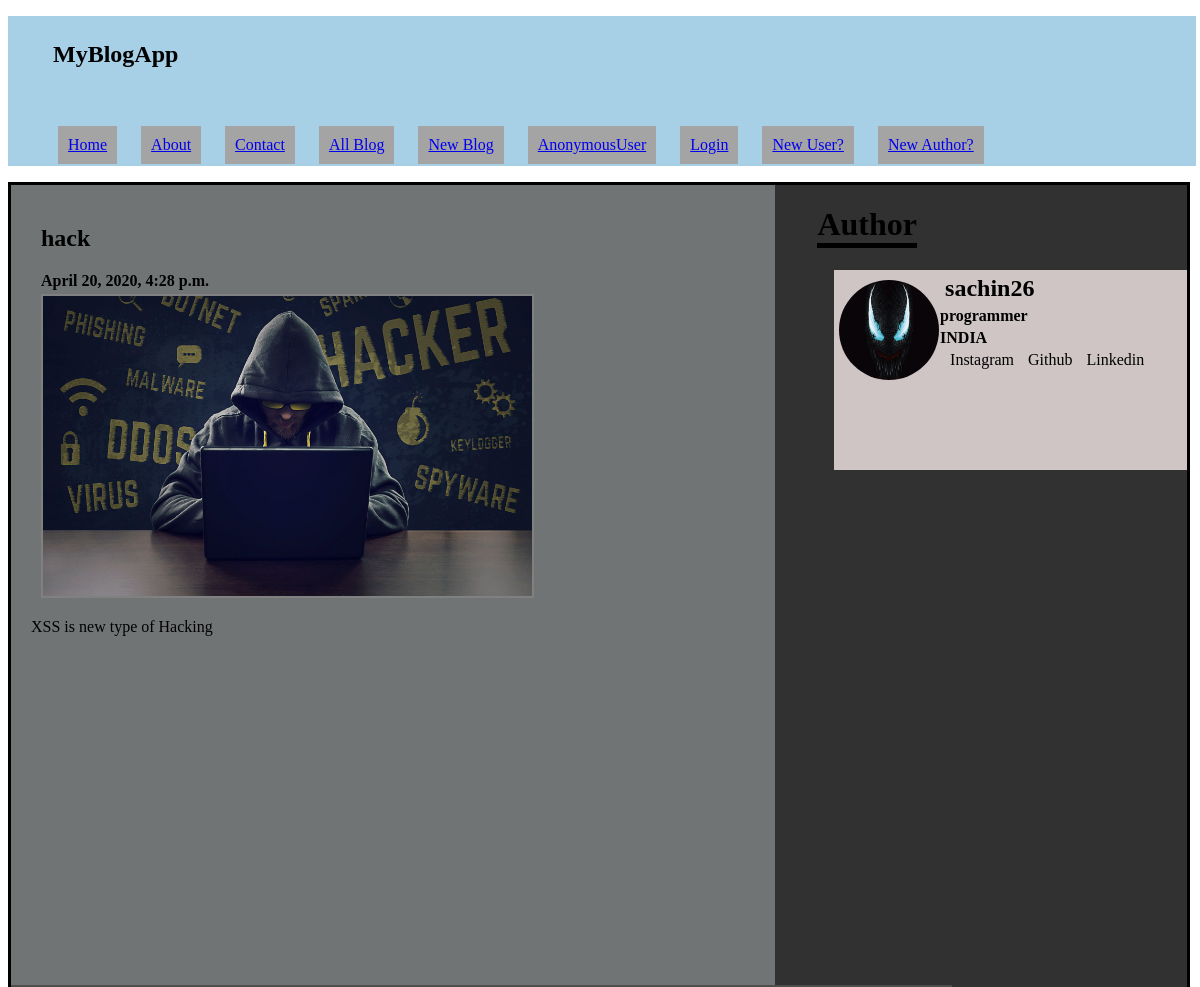
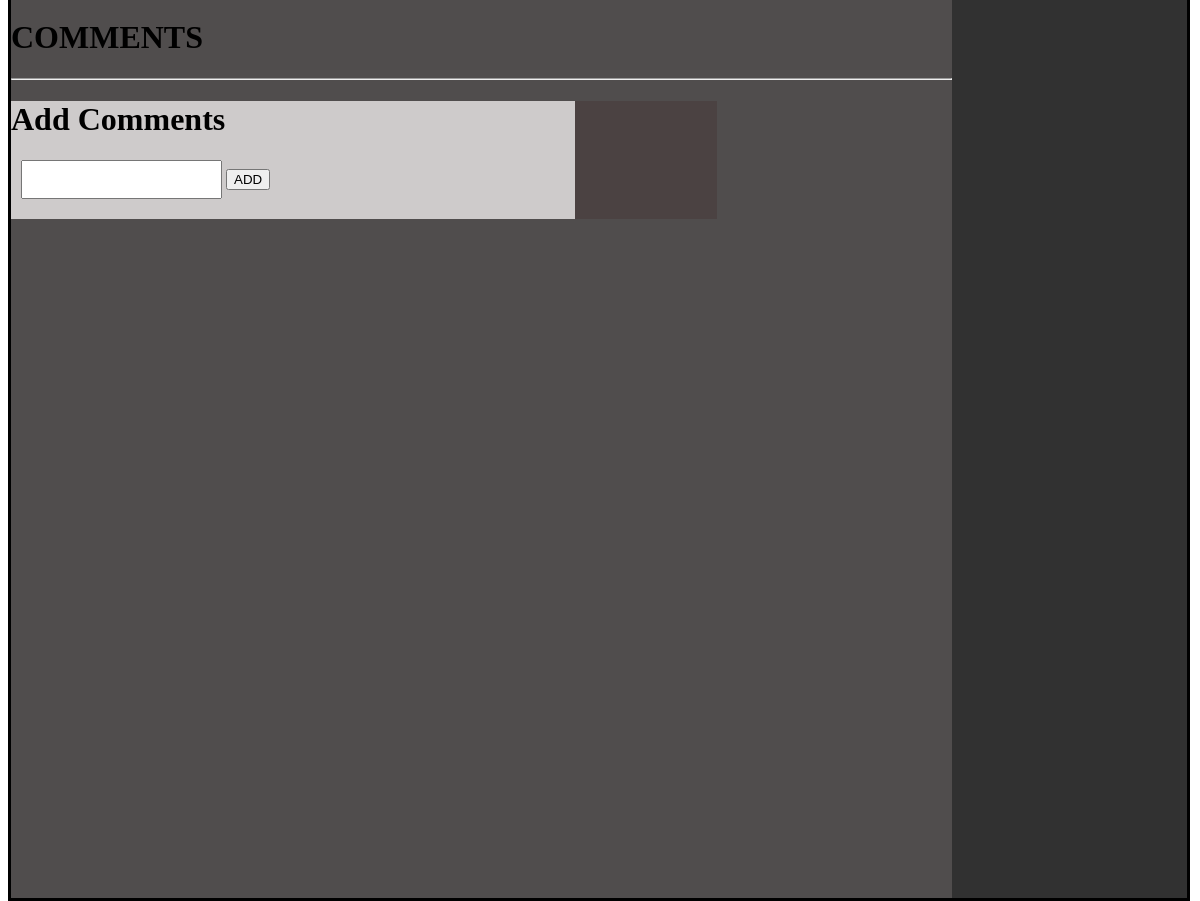
The page / on the database its author committed (2 pictures, top to bottom).
### blog_app/models.py (models this page shows, shortened)
class Article(models.Model):
    authorID = models.IntegerField(blank=True)
    author_name = models.CharField(blank=True,max_length=25)
    title = models.CharField(max_length=50)
    thumbnail = models.ImageField(upload_to='thumbnail_img/')
    upload_date = models.DateTimeField(blank=True,default=timezone.now)
    category = models.CharField(max_length=30)
    content = models.CharField(max_length=5000)
    accessible = models.BooleanField(blank=True,default=False)

class MyUser(AbstractBaseUser,PermissionsMixin):
    f_name = models.CharField(blank=True,max_length=20,null=True)
    s_name = models.CharField(blank=True,max_length=20,null=True)
    email = models.CharField(max_length=40, unique=True)
    username = models.CharField(max_length=25,unique=True)
    profile_pic = models.ImageField(upload_to='user_pic')
    date_joined = models.DateField(default=timezone.now)
    occupation = models.CharField(blank=True,max_length=50,null=True)
    country = models.CharField(blank=True,max_length=15,null=True)
    authorise = models.BooleanField(default=False)
    github_address = models.CharField(blank=True,max_length=50,null=True)
    linkedin_address = models.CharField(blank=True,max_length=30,null=True)
    is_active = models.BooleanField(default=True)
    is_author = models.BooleanField(default=False)
    is_user = models.BooleanField(default=False)
    is_staff = models.BooleanField(default=False)
    password = models.CharField(max_length=25)
    USERNAME_FIELD = 'email'
    REQUIRED_FIELDS = []
    objects = CustomUserManager()

### blog_app/views.py (the view)
# urls.py: path('', views.index),
def index(request):
    new_blog = Article.objects.last()
    author = MyUser.objects.get(id=new_blog.authorID,is_author=True)
    user = request.user
    cmts = UserComments.objects.filter(article_id=new_blog.id)
    replys = ReplyComments.objects.filter(article_id=new_blog.id)
    context = {'user':user,'new_blog':new_blog,'cmts':cmts,'replys':replys,'author':author}
    return render(request,'index.html',context)

### blog/templates/index.html (shortened to what this page needs)
<!DOCTYPE html>
{% load static %}
<html lang="en">
<head>
  <link rel="stylesheet" href="{% static 'style.css'%}">
</head>
<body>
<header>
<nav class="navbar navbar-expand-sm bg-light">
  <ul class="navbar-nav">
    <div class="web-title">
    <h2>MyBlogApp</h2><br>
  </div>
    <li class="nav-item">
      <a class="nav-link" href="\">Home</a>
    </li>
    <li class="nav-item">
      <a class="nav-link" href="#">About</a>
    </li>
    <li class="nav-item">
      <a class="nav-link" href="#">Contact</a>
    </li>
    <li class="nav-item">
      <a class="nav-link" href="all_blog">All Blog</a>
    </li>
    <li class="nav-item">
      <a class="nav-link" href="#">New Blog</a>
    </li>
    <li class="nav-item">
      <a class="nav-link" href="#">{{user}}</a>
    </li>
    {% if user.is_authenticated %}
    <li class="nav-item">
      <a class="nav-link" href="logout">Logout</a>
    </li>
    {% if user.is_author %}
    <li class="nav-item">
      <a class="nav-link" href="author_dashboard">DashBoard</a>
    </li>
    {% else %}
    <li class="nav-item">
      <a class="nav-link" href="/author_register">Are You Author?</a>
    </li>
    {%endif%}
    {%else%}
    <li class="nav-item">
      <a class="nav-link" href="login">Login</a>
    </li>
    <li class="nav-item">
      <a class="nav-link" href="/user_register">New User?</a>
    </li>
    <li class="nav-item">
      <a class="nav-link" href="/author_register">New Author?</a>
    </li>
    {%endif%}
  </ul>
</nav>
</header>
<div class="container">
  {% block body%}
  <div class="left-container">
    <div class="title">
    <h2>{{new_blog.title}}</h2>
    <h4>{{new_blog.upload_date}}</h4>
  </div>
    <div class="article">
      <div class="article-img"> <img src="/media/{{new_blog.thumbnail}}" alt="img"></div>
      <p> {{new_blog.content}}</p>
    </div>
  </div>
  <h1 style="float: right; margin-right: 270px; border-bottom: 5px solid black;">Author</h1>
  <div class="right-container">
    <div class="author-img"> <img src="{{author.profile_pic}}" alt=""></div>
    <div class="author-info">
      <h2>{{author.username}}</h2>
     <h4>{{author.occupation}}</h4>
       <h4>{{author.country}}</h4>
       <span class="social-link">Instagram</span>
       <span class="social-link">Github</span>
       <span class="social-link">Linkedin</span>
      </div>
  </div>
  <div class="cmt-box">
    <h1>COMMENTS</h1>
    <hr>
    <div class="user-cmts">
      <div class="cmt-form">
        <h1>Add Comments</h1>
        <form action="add_cmt/{{new_blog.id}}" method="POST">
        <input type="text" name="cmt-msg">
        <button type="submit">ADD</button>
      </form>
      </div>
    </div>
    {%endblock%}
  </div>
</body>
</html>

### static/style.css (style rules this page uses)
.web-title { padding: 5px; }
.navbar-nav { width: 97%; height: 150px; background: rgb(167, 208, 231); text-decoration-style: none; }
.nav-item { margin: 10px; display: inline-flex; margin-top: 15px; }
.nav-link { padding: 10px; background: rgb(165, 164, 164); }
.container { width: 98%; height: auto; background: rgb(49, 49, 49); border: 3px solid black; position:absolute; }
.left-container { width: 65%; float: left; height: 800px; background: rgb(113, 116, 117); }
.article { float: left; width: 80%; height: 200px; margin-left: 20px; }
.article-img img { width: 80%; height: 300px; margin-left: 10px; border: 2px solid gray; }
.title { float: left; margin-left: 30px; margin-top: 20px; }
.right-container { float: right; width: 30%; height: 200px; background: rgb(207, 197, 197); }
.author-img img { margin-left: 5px; margin-top: 10px; float: left; width: 100px; height: 100px; border-radius: 100%; }
.author-info { float: right; width: 70%; height: 200px; }
.author-info h2 { margin: 5px; }
.social-link { margin-left: 10px; }
h4 { margin-top: 4px; margin-bottom:4px ; }
.cmt-box { width: 80%; height: 900px; float: left; background: rgb(80, 77, 77); position: relative; }
.user-cmts { width: 75%; height: auto; background: rgb(75, 66, 66); }
.cmt-form { width: 80%; height: auto; background: rgb(206, 203, 203); }
input { padding: 10px; margin-left: 10px; margin-bottom: 20px; }

### rows shown on the page
Article: title "hack", upload_date "April 20, 2020, 4:28 p.m.", thumbnail (picture), content "XSS is new type of Hacking"
MyUser: profile_pic (picture), username "sachin26", occupation "programmer", country "INDIA"

### other values the page prints
{{ user }} "AnonymousUser"
